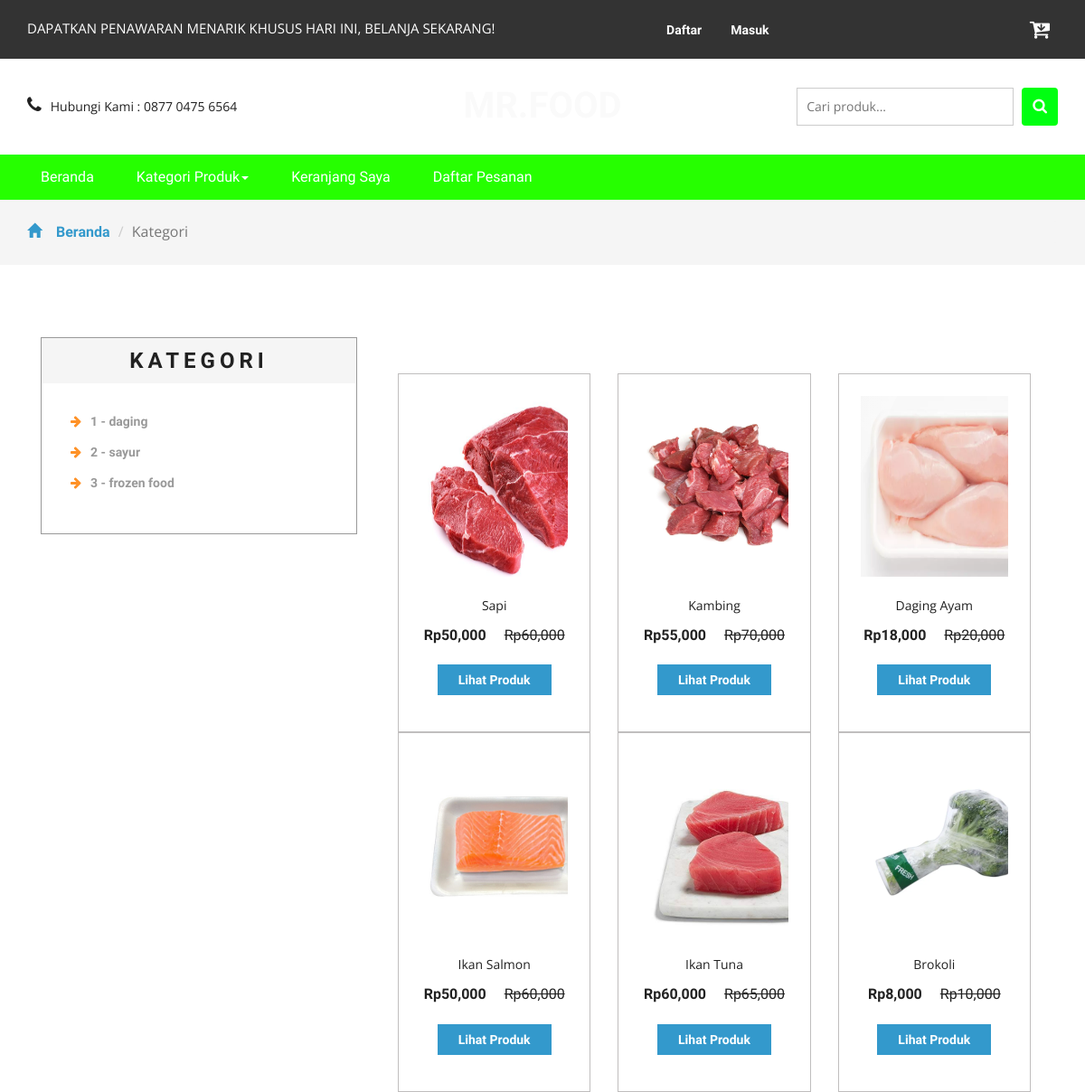
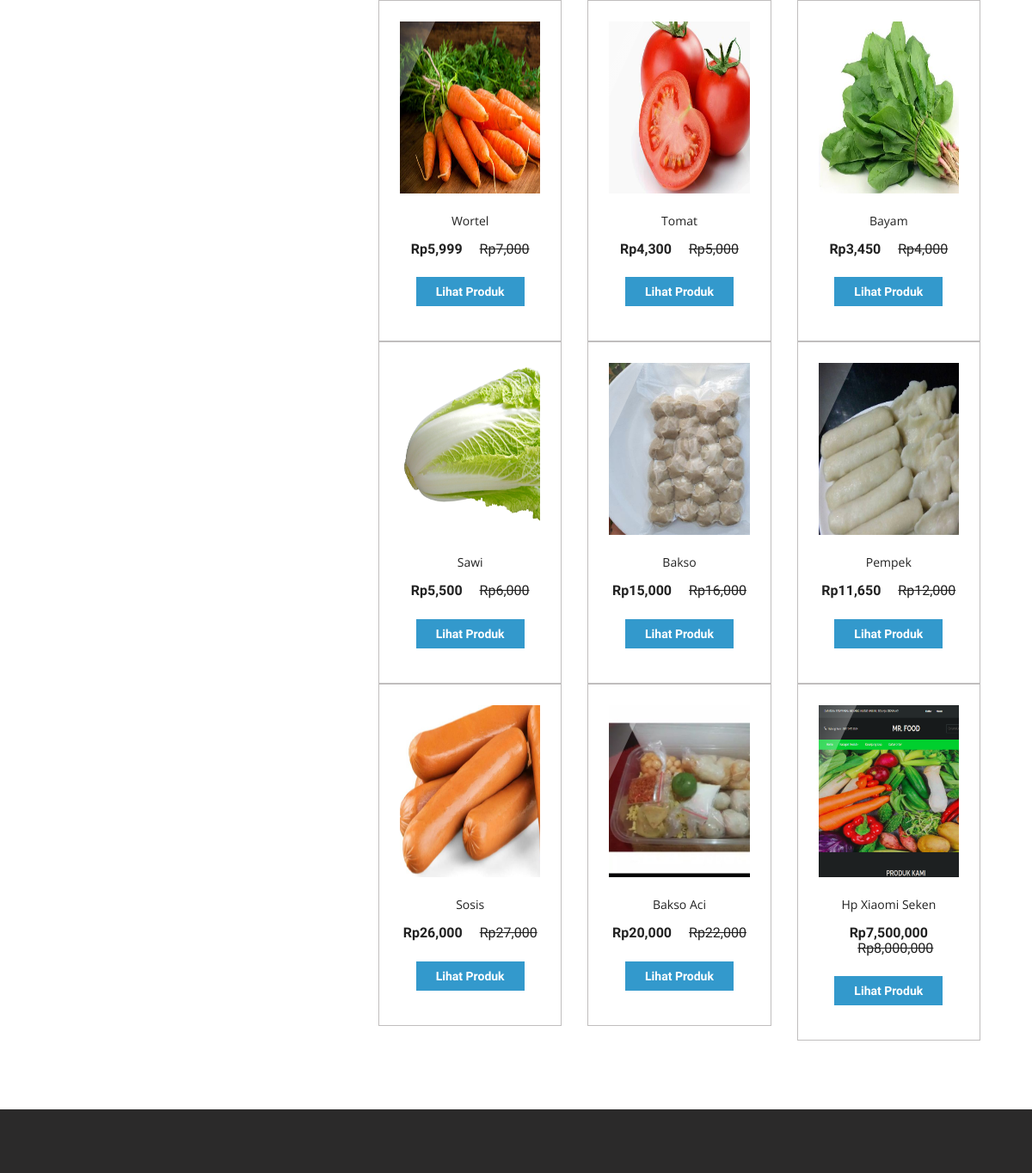
The page /search.php (upper part) on the database as committed earlier (2 pictures, top to bottom).
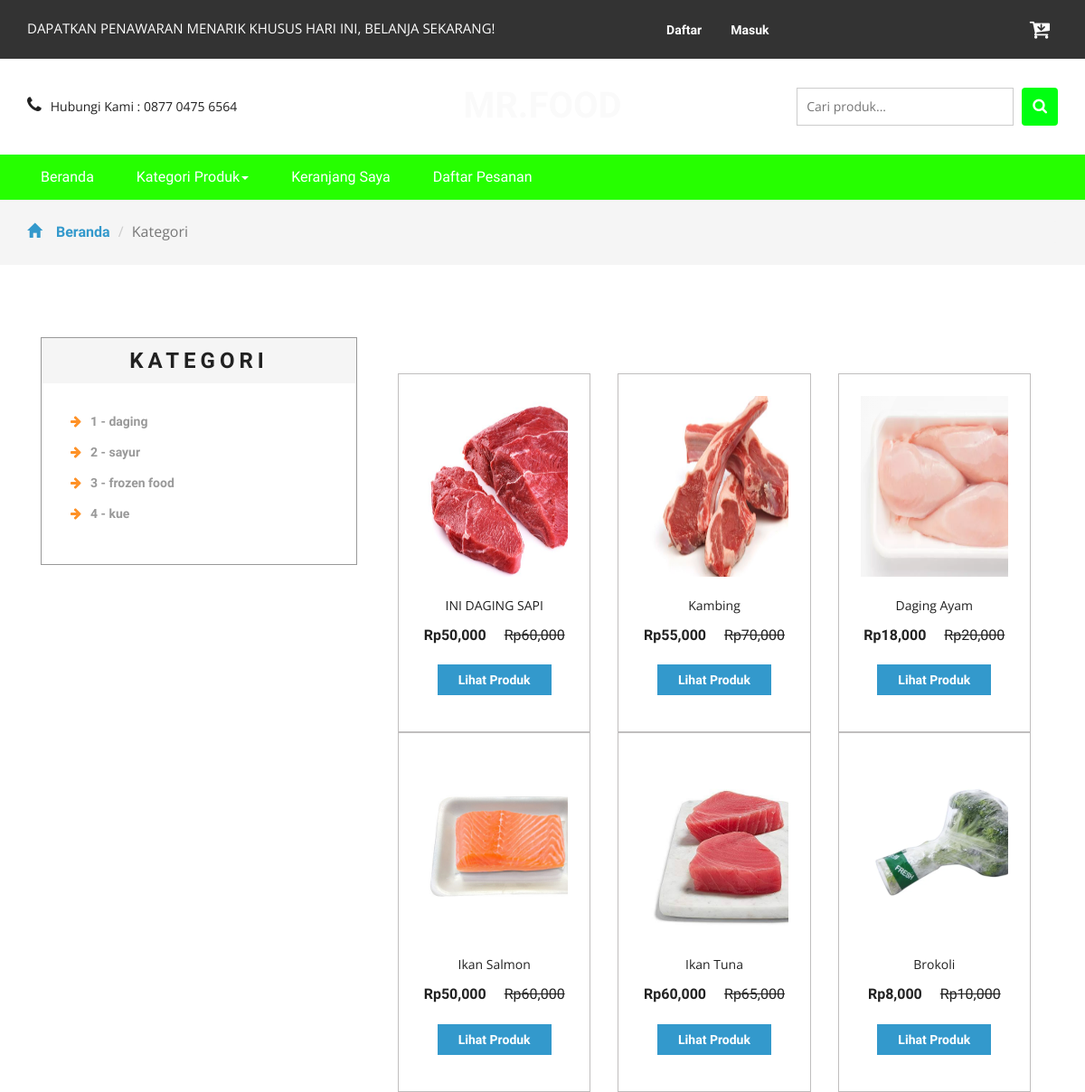
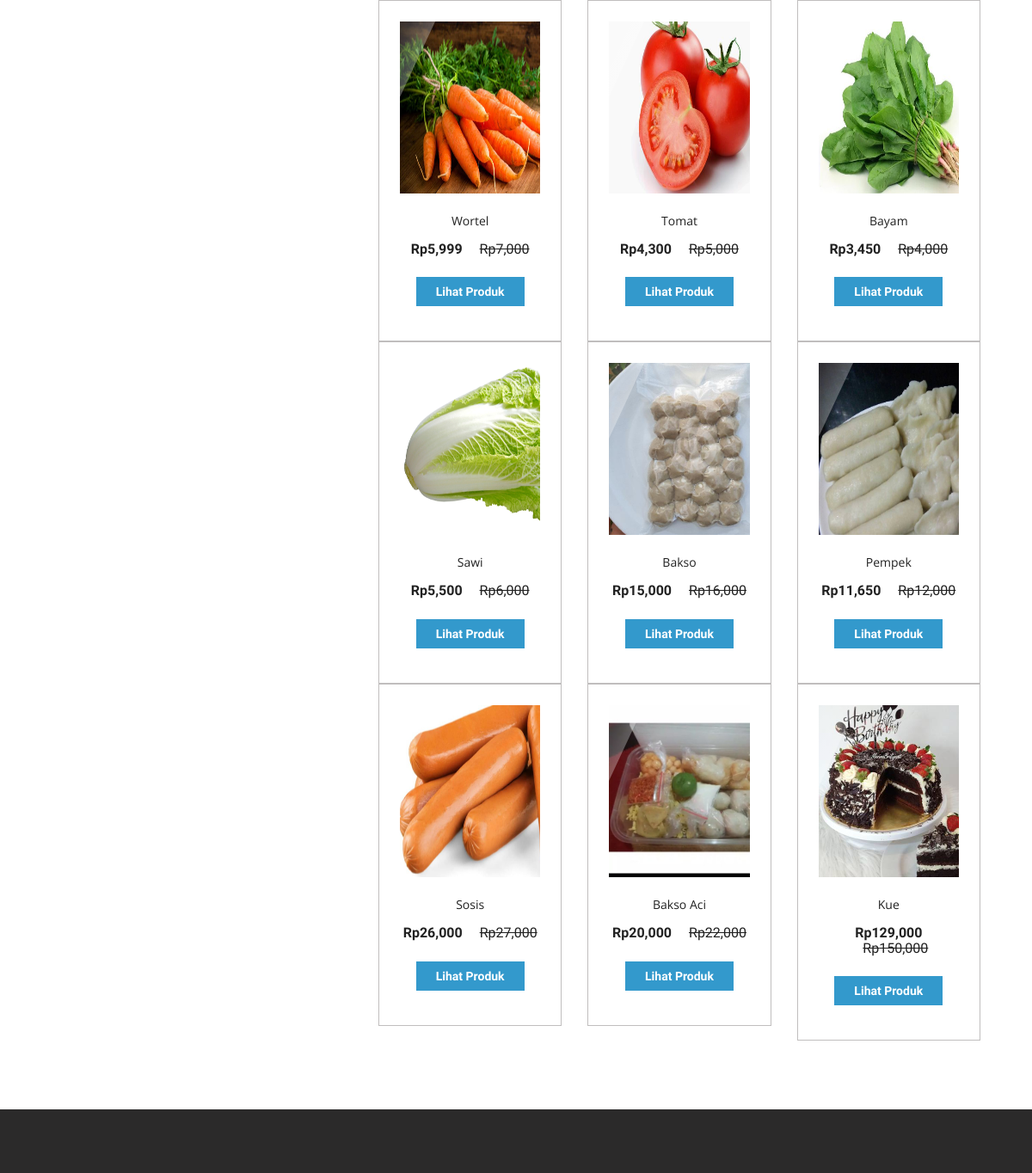
The same page on the database as committed later (2 pictures, top to bottom).
### tables this page shows
CREATE TABLE `kategori` (
  `idkategori` int(11) NOT NULL,
  `namakategori` varchar(20) NOT NULL,
  `tgldibuat` timestamp NOT NULL DEFAULT current_timestamp()
);

CREATE TABLE `produk` (
  `idproduk` int(11) NOT NULL,
  `idkategori` int(11) NOT NULL,
  `namaproduk` varchar(30) NOT NULL,
  `gambar` varchar(100) NOT NULL,
  `deskripsi` varchar(200) NOT NULL,
  `rate` int(11) NOT NULL,
  `hargabefore` int(11) NOT NULL,
  `hargaafter` int(11) NOT NULL,
  `tgldibuat` timestamp NOT NULL DEFAULT current_timestamp(),
  `stok` int(11) NOT NULL
);

### search.php (the view, shortened to what this page needs)
<?php
include 'dbconnect.php';
$s = $_POST['Search'];
?>
<!DOCTYPE html>
<html>
<head>
<link href="css/bootstrap.css" rel="stylesheet" type="text/css" media="all" />
<link href="css/style.css" rel="stylesheet" type="text/css" media="all" />
<link href="css/font-awesome.css" rel="stylesheet">
</head>
<body>
	<div class="agileits_header">
		<div class="container">
			<div class="w3l_offers">
				<p>DAPATKAN PENAWARAN MENARIK KHUSUS HARI INI, BELANJA SEKARANG!</p>
			</div>
			<div class="agile-login">
				<ul>
				<?php
				if(!isset($_SESSION['log'])){
					echo '
					<li><a href="registered.php"> Daftar</a></li>
					<li><a href="login.php">Masuk</a></li>
					';
				}
				?>
				</ul>
			</div>
			<div class="product_list_header">
					<a href="cart.php"><button class="w3view-cart" type="submit" name="submit" value=""><i class="fa fa-cart-arrow-down" aria-hidden="true"></i></button>
					 </a>
			</div>
			<div class="clearfix"> </div>
		</div>
	</div>
	<div class="logo_products">
		<div class="container">
		<div class="w3ls_logo_products_left1">
				<ul class="phone_email">
					<li><i class="fa fa-phone" aria-hidden="true"></i>Hubungi Kami : 0877 0475 6564</li>
				</ul>
			</div>
			<div class="w3ls_logo_products_left">
				<h1><a href="index.php">Mr.Food</a></h1>
			</div>
		<div class="w3l_search">
			<form action="search.php" method="post">
				<input type="search" name="Search" placeholder="Cari produk...">
				<button type="submit" class="btn btn-default search" aria-label="Left Align">
					<i class="fa fa-search" aria-hidden="true"> </i>
				</button>
			</form>
		</div>
			<div class="clearfix"> </div>
		</div>
	</div>
	<div class="navigation-agileits">
		<div class="container">
			<nav class="navbar navbar-default">
							<div class="collapse navbar-collapse" id="bs-megadropdown-tabs">
								<ul class="nav navbar-nav">
									<li class="active"><a href="index.php" class="act">Beranda</a></li>
									<li class="dropdown">
										<a href="#" class="dropdown-toggle" data-toggle="dropdown">Kategori Produk<b class="caret"></b></a>
									</li>
									<li><a href="cart.php">Keranjang Saya</a></li>
									<li><a href="konfirmasi.php">Daftar Pesanan</a></li>
								</ul>
							</div>
							</nav>
			</div>
		</div>
	<div class="breadcrumbs">
		<div class="container">
			<ol class="breadcrumb breadcrumb1 animated wow slideInLeft" data-wow-delay=".5s">
				<li><a href="index.php"><span class="glyphicon glyphicon-home" aria-hidden="true"></span>Beranda</a></li>
				<li class="active">Kategori</li>
			</ol>
		</div>
	</div>
	<div class="products">
		<div class="container">
			<div class="col-md-4 products-left">
				<div class="categories">
					<h2>Kategori</h2>
					<ul class="cate">
						<?php
														$kat=mysqli_query($conn,"SELECT * from kategori order by idkategori ASC");
														while($p=mysqli_fetch_array($kat)){
															?>
														<li><a href="kategori.php?idkategori=<?php echo $p['idkategori'] ?>"><i class="fa fa-arrow-right" aria-hidden="true"></i><?php echo $p['namakategori'] ?></a></li>
														<?php
																	}
														?>
					</ul>
				</div>
			</div>
			<div class="col-md-8 products-right">
				<div class="agile_top_brands_grids">
				<?php
					$brgs=mysqli_query($conn,"SELECT * from produk where namaproduk like '%$s%' or deskripsi like '%$s%' order by idproduk ASC");
					$x = mysqli_num_rows($brgs);
					if($x>0){
					while($p=mysqli_fetch_array($brgs)){
					?>
						<div class="col-md-4 top_brand_left">
						<div class="hover14 column">
							<div class="agile_top_brand_left_grid">
								<div class="agile_top_brand_left_grid1">
									<figure>
										<div class="snipcart-item block">
											<div class="snipcart-thumb">
												<a href="product.php?idproduk=<?php echo $p['idproduk'] ?>"><img src="<?php echo $p['gambar']?>" width="200px" height="200px"></a>
												<p><?php echo $p['namaproduk'] ?></p>
												<h4>Rp<?php echo number_format($p['hargaafter']) ?> <span>Rp<?php echo number_format($p['hargabefore']) ?></span></h4>
											</div>
											<div class="snipcart-details top_brand_home_details">
												<fieldset>
													<a href="product.php?idproduk=<?php echo $p['idproduk'] ?>"><input type="submit" class="button" value="Lihat Produk" /></a>
												</fieldset>
											</div>
										</div>
									</figure>
								</div>
							</div>
						</div>
					</div>
						<?php
							}
					} else {
						echo "Data tidak ditemukan, coba kata kunci lainnya";
					}
						?>
				</div>
			</div>
		</div>
	</div>
<div class="footer">
	</div>
<link href="css/skdslider.css" rel="stylesheet">
</body>
</html>

Rows that differ between the two databases and show on the page:
removed produk: gambar (picture), namaproduk "Hp Xiaomi Seken", hargaafter "7,500,000", hargabefore "8,000,000"
added kategori: namakategori "4 - kue"
changed produk: namaproduk "Sapi" → "INI DAGING SAPI"
changed produk "Kambing": gambar: a different picture
added produk: gambar (picture), namaproduk "Kue", hargaafter "129,000", hargabefore "150,000"
